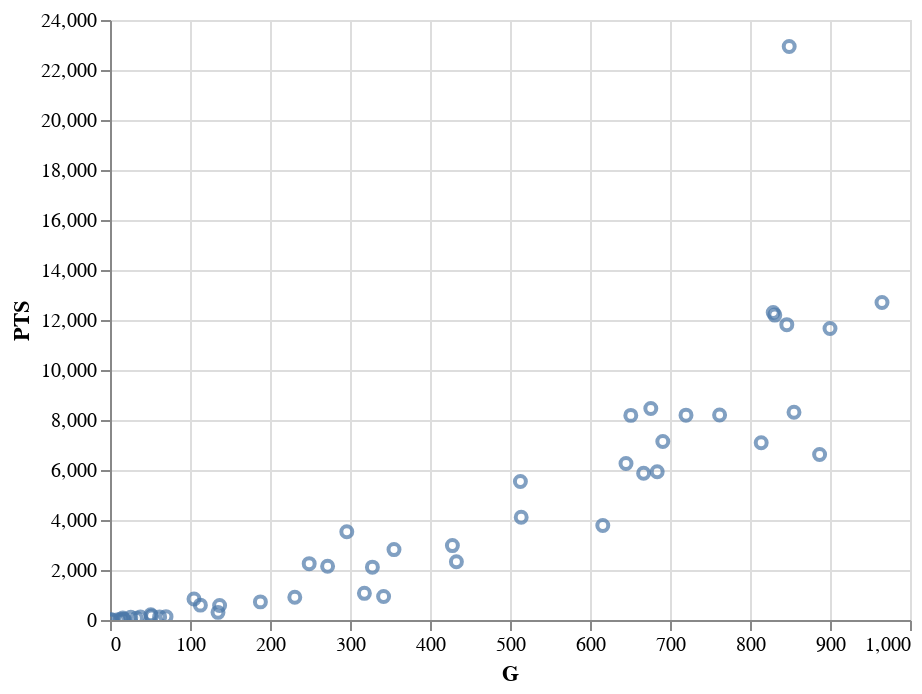

Notebook code cell kept with this figure:
### Code cell
alt.Chart(draft07).mark_point().encode(
    x = "G",
    y = "PTS",
    tooltip=["Player", "Rk"]
).interactive()

### Figure 1 — Vega-Lite specification as saved in the notebook (floating-point values rounded to 4 significant figures)
{"config": {"view": {"continuousWidth": 400, "continuousHeight": 300}}, "data": {"name": "data-4d527ffe97df91d8210a542e424a9320"}, "mark": "point", "encoding": {"tooltip": [{"type": "nominal", "field": "Player"}, {"type": "quantitative", "field": "Rk"}], "x": {"type": "quantitative", "field": "G"}, "y": {"type": "quantitative", "field": "PTS"}}, "selection": {"selector003": {"type": "interval", "bind": "scales", "encodings": ["x", "y"]}}, "$schema": "https://vega.github.io/schema/vega-lite/v4.8.1.json", "datasets": {"data-4d527ffe97df91d8210a542e424a9320": [{"Rk": 1.0, "Pk": 1.0, "Tm": "POR", "Player": "Greg Oden", "College": "Ohio State", "Yrs": 3.0, "G": 105.0, "MP": 2028.0, "PTS": 840.0, "TRB": 656.0, "AST": 51.0, "FG%": 0.574, "3P%": null, "FT%": 0.658, "MP.1": 19.3, "PTS.1": 8.0, "TRB.1": 6.2, "AST.1": 0.5, "WS": 7.3, "WS/48": 0.174, "BPM": -0.4, "VORP": 0.8}, {"Rk": 2.0, "Pk": 2.0, "Tm": "SEA", "Player": "Kevin Durant", "College": "Texas", "Yrs": 12.0, "G": 849.0, "MP": 31300.0, "PTS": 22940.0, "TRB": 5992.0, "AST": 3486.0, "FG%": 0.493, "3P%": 0.381, "FT%": 0.883, "MP.1": 36.9, "PTS.1": 27.0, "TRB.1": 7.1, "AST.1": 4.1, "WS": 141.7, "WS/48": 0.217, "BPM": 6.7, "VORP": 69.0}, {"Rk": 3.0, "Pk": 3.0, "Tm": "ATL", "Player": "Al Horford", "College": "Florida", "Yrs": 13.0, "G": 846.0, "MP": 27630.0, "PTS": 11810.0, "TRB": 7009.0, "AST": 2792.0, "FG%": 0.52, "3P%": 0.361, "FT%": 0.754, "MP.1": 32.7, "PTS.1": 14.0, "TRB.1": 8.3, "AST.1": 3.3, "WS": 90.7, "WS/48": 0.158, "BPM": 2.8, "VORP": 33.4}, {"Rk": 4.0, "Pk": 4.0, "Tm": "MEM", "Player": "Mike Conley", "College": "Ohio State", "Yrs": 13.0, "G": 829.0, "MP": 26870.0, "PTS": 12300.0, "TRB": 2460.0, "AST": 4687.0, "FG%": 0.439, "3P%": 0.375, "FT%": 0.818, "MP.1": 32.4, "PTS.1": 14.8, "TRB.1": 3.0, "AST.1": 5.7, "WS": 73.5, "WS/48": 0.131, "BPM": 2.3, "VORP": 29.3}, {"Rk": 5.0, "Pk": 5.0, "Tm": "BOS", "Player": "Jeff Green", "College": "Georgetown", "Yrs": 12.0, "G": 900.0, "MP": 26570.0, "PTS": 11660.0, "TRB": 3988.0, "AST": 1403.0, "FG%": 0.441, "3P%": 0.334, "FT%": 0.805, "MP.1": 29.5, "PTS.1": 13.0, "TRB.1": 4.4, "AST.1": 1.6, "WS": 41.6, "WS/48": 0.075, "BPM": -1.3, "VORP": 4.3}, {"Rk": 6.0, "Pk": 6.0, "Tm": "MIL", "Player": "Yi Jianlian", "College": null, "Yrs": 5.0, "G": 272.0, "MP": 6038.0, "PTS": 2148.0, "TRB": 1339.0, "AST": 192.0, "FG%": 0.404, "3P%": 0.333, "FT%": 0.78, "MP.1": 22.2, "PTS.1": 7.9, "TRB.1": 4.9, "AST.1": 0.7, "WS": 3.1, "WS/48": 0.025, "BPM": -4.3, "VORP": -3.5}, {"Rk": 7.0, "Pk": 7.0, "Tm": "MIN", "Player": "Corey Brewer", "College": "Florida", "Yrs": 12.0, "G": 814.0, "MP": 18740.0, "PTS": 7092.0, "TRB": 2279.0, "AST": 1248.0, "FG%": 0.425, "3P%": 0.284, "FT%": 0.713, "MP.1": 23.0, "PTS.1": 8.7, "TRB.1": 2.8, "AST.1": 1.5, "WS": 22.5, "WS/48": 0.058, "BPM": -1.6, "VORP": 2.0}, {"Rk": 8.0, "Pk": 8.0, "Tm": "CHA", "Player": "Brandan Wright", "College": "UNC", "Yrs": 10.0, "G": 428.0, "MP": 6949.0, "PTS": 2976.0, "TRB": 1560.0, "AST": 199.0, "FG%": 0.607, "3P%": 0.0, "FT%": 0.674, "MP.1": 16.2, "PTS.1": 7.0, "TRB.1": 3.6, "AST.1": 0.5, "WS": 26.2, "WS/48": 0.181, "BPM": 2.3, "VORP": 7.5}, {"Rk": 9.0, "Pk": 9.0, "Tm": "CHI", "Player": "Joakim Noah", "College": "Florida", "Yrs": 12.0, "G": 667.0, "MP": 18600.0, "PTS": 5867.0, "TRB": 6042.0, "AST": 1900.0, "FG%": 0.491, "3P%": 0.0, "FT%": 0.7, "MP.1": 27.9, "PTS.1": 8.8, "TRB.1": 9.1, "AST.1": 2.8, "WS": 61.8, "WS/48": 0.16, "BPM": 2.5, "VORP": 20.9}, {"Rk": 10.0, "Pk": 10.0, "Tm": "SAC", "Player": "Spencer Hawes", "College": "Washington", "Yrs": 10.0, "G": 684.0, "MP": 15540.0, "PTS": 5932.0, "TRB": 3893.0, "AST": 1271.0, "FG%": 0.457, "3P%": 0.35, "FT%": 0.716, "MP.1": 22.7, "PTS.1": 8.7, "TRB.1": 5.7, "AST.1": 1.9, "WS": 22.6, "WS/48": 0.07, "BPM": -1.1, "VORP": 3.4}, {"Rk": 11.0, "Pk": 11.0, "Tm": "ATL", "Player": "Acie Law", "College": "Texas A&M", "Yrs": 4.0, "G": 188.0, "MP": 2385.0, "PTS": 725.0, "TRB": 195.0, "AST": 309.0, "FG%": 0.413, "3P%": 0.235, "FT%": 0.778, "MP.1": 12.7, "PTS.1": 3.9, "TRB.1": 1.0, "AST.1": 1.6, "WS": 1.6, "WS/48": 0.032, "BPM": -3.9, "VORP": -1.1}, {"Rk": 12.0, "Pk": 12.0, "Tm": "PHI", "Player": "Thaddeus Young", "College": "Georgia Tech", "Yrs": 13.0, "G": 965.0, "MP": 29280.0, "PTS": 12700.0, "TRB": 5714.0, "AST": 1607.0, "FG%": 0.498, "3P%": 0.333, "FT%": 0.67, "MP.1": 30.3, "PTS.1": 13.2, "TRB.1": 5.9, "AST.1": 1.7, "WS": 61.6, "WS/48": 0.101, "BPM": 0.3, "VORP": 16.9}, {"Rk": 13.0, "Pk": 13.0, "Tm": "NOK", "Player": "Julian Wright", "College": "Kansas", "Yrs": 4.0, "G": 231.0, "MP": 3049.0, "PTS": 907.0, "TRB": 531.0, "AST": 182.0, "FG%": 0.499, "3P%": 0.262, "FT%": 0.584, "MP.1": 13.2, "PTS.1": 3.9, "TRB.1": 2.3, "AST.1": 0.8, "WS": 3.9, "WS/48": 0.061, "BPM": -0.5, "VORP": 1.2}, {"Rk": 14.0, "Pk": 14.0, "Tm": "LAC", "Player": "Al Thornton", "College": "Florida State", "Yrs": 4.0, "G": 296.0, "MP": 8274.0, "PTS": 3527.0, "TRB": 1233.0, "AST": 353.0, "FG%": 0.452, "3P%": 0.293, "FT%": 0.747, "MP.1": 28.0, "PTS.1": 11.9, "TRB.1": 4.2, "AST.1": 1.2, "WS": 6.1, "WS/48": 0.035, "BPM": -3.5, "VORP": -3.2}, {"Rk": 15.0, "Pk": 15.0, "Tm": "DET", "Player": "Rodney Stuckey", "College": "Eastern Washington", "Yrs": 10.0, "G": 651.0, "MP": 17890.0, "PTS": 8185.0, "TRB": 1912.0, "AST": 2333.0, "FG%": 0.423, "3P%": 0.3, "FT%": 0.824, "MP.1": 27.5, "PTS.1": 12.6, "TRB.1": 2.9, "AST.1": 3.6, "WS": 28.7, "WS/48": 0.077, "BPM": -0.9, "VORP": 4.9}, {"Rk": 16.0, "Pk": 16.0, "Tm": "WAS", "Player": "Nick Young", "College": "USC", "Yrs": 12.0, "G": 720.0, "MP": 16420.0, "PTS": 8194.0, "TRB": 1427.0, "AST": 687.0, "FG%": 0.418, "3P%": 0.376, "FT%": 0.836, "MP.1": 22.8, "PTS.1": 11.4, "TRB.1": 2.0, "AST.1": 1.0, "WS": 18.6, "WS/48": 0.054, "BPM": -2.2, "VORP": -0.8}, {"Rk": 17.0, "Pk": 17.0, "Tm": "NJN", "Player": "Sean Williams", "College": "Boston College", "Yrs": 4.0, "G": 137.0, "MP": 1978.0, "PTS": 581.0, "TRB": 472.0, "AST": 47.0, "FG%": 0.511, "3P%": 0.0, "FT%": 0.624, "MP.1": 14.4, "PTS.1": 4.2, "TRB.1": 3.4, "AST.1": 0.3, "WS": 3.0, "WS/48": 0.073, "BPM": -3.1, "VORP": -0.6}, {"Rk": 18.0, "Pk": 18.0, "Tm": "GSW", "Player": "Marco Belinelli", "College": null, "Yrs": 13.0, "G": 855.0, "MP": 19440.0, "PTS": 8310.0, "TRB": 1760.0, "AST": 1424.0, "FG%": 0.424, "3P%": 0.376, "FT%": 0.845, "MP.1": 22.7, "PTS.1": 9.7, "TRB.1": 2.1, "AST.1": 1.7, "WS": 30.2, "WS/48": 0.075, "BPM": -1.3, "VORP": 3.3}, {"Rk": 19.0, "Pk": 19.0, "Tm": "LAL", "Player": "Javaris Crittenton", "College": "Georgia Tech", "Yrs": 2.0, "G": 113.0, "MP": 1853.0, "PTS": 595.0, "TRB": 276.0, "AST": 201.0, "FG%": 0.442, "3P%": 0.231, "FT%": 0.638, "MP.1": 16.4, "PTS.1": 5.3, "TRB.1": 2.4, "AST.1": 1.8, "WS": 0.1, "WS/48": 0.002, "BPM": -4.2, "VORP": -1.0}, {"Rk": 20.0, "Pk": 20.0, "Tm": "MIA", "Player": "Jason Smith", "College": "Colorado State", "Yrs": 11.0, "G": 616.0, "MP": 10030.0, "PTS": 3777.0, "TRB": 2075.0, "AST": 453.0, "FG%": 0.468, "3P%": 0.333, "FT%": 0.783, "MP.1": 16.3, "PTS.1": 6.1, "TRB.1": 3.4, "AST.1": 0.7, "WS": 14.1, "WS/48": 0.067, "BPM": -2.9, "VORP": -2.4}, {"Rk": 21.0, "Pk": 21.0, "Tm": "PHI", "Player": "Daequan Cook", "College": "Ohio State", "Yrs": 6.0, "G": 328.0, "MP": 5993.0, "PTS": 2114.0, "TRB": 703.0, "AST": 243.0, "FG%": 0.369, "3P%": 0.359, "FT%": 0.813, "MP.1": 18.3, "PTS.1": 6.4, "TRB.1": 2.1, "AST.1": 0.7, "WS": 4.9, "WS/48": 0.039, "BPM": -2.7, "VORP": -1.1}, {"Rk": 22.0, "Pk": 22.0, "Tm": "CHA", "Player": "Jared Dudley", "College": "Boston College", "Yrs": 13.0, "G": 887.0, "MP": 19980.0, "PTS": 6617.0, "TRB": 2819.0, "AST": 1380.0, "FG%": 0.464, "3P%": 0.394, "FT%": 0.732, "MP.1": 22.5, "PTS.1": 7.5, "TRB.1": 3.2, "AST.1": 1.6, "WS": 42.8, "WS/48": 0.103, "BPM": 0.2, "VORP": 11.1}, {"Rk": 23.0, "Pk": 23.0, "Tm": "NYK", "Player": "Wilson Chandler", "College": "DePaul", "Yrs": 12.0, "G": 676.0, "MP": 20290.0, "PTS": 8463.0, "TRB": 3574.0, "AST": 1205.0, "FG%": 0.443, "3P%": 0.341, "FT%": 0.77, "MP.1": 30.0, "PTS.1": 12.5, "TRB.1": 5.3, "AST.1": 1.8, "WS": 29.0, "WS/48": 0.069, "BPM": -1.3, "VORP": 3.5}, {"Rk": 24.0, "Pk": 24.0, "Tm": "PHO", "Player": "Rudy Fernández", "College": null, "Yrs": 4.0, "G": 249.0, "MP": 5965.0, "PTS": 2254.0, "TRB": 608.0, "AST": 554.0, "FG%": 0.399, "3P%": 0.36, "FT%": 0.84, "MP.1": 24.0, "PTS.1": 9.1, "TRB.1": 2.4, "AST.1": 2.2, "WS": 14.2, "WS/48": 0.114, "BPM": 1.7, "VORP": 5.6}, {"Rk": 25.0, "Pk": 25.0, "Tm": "UTA", "Player": "Morris Almond", "College": "Rice University", "Yrs": 3.0, "G": 38.0, "MP": 361.0, "PTS": 119.0, "TRB": 46.0, "AST": 12.0, "FG%": 0.381, "3P%": 0.292, "FT%": 0.743, "MP.1": 9.5, "PTS.1": 3.1, "TRB.1": 1.2, "AST.1": 0.3, "WS": 0.0, "WS/48": 0.005, "BPM": -6.1, "VORP": -0.4}, {"Rk": 26.0, "Pk": 26.0, "Tm": "HOU", "Player": "Aaron Brooks", "College": "Oregon", "Yrs": 10.0, "G": 645.0, "MP": 13440.0, "PTS": 6259.0, "TRB": 1079.0, "AST": 1925.0, "FG%": 0.413, "3P%": 0.37, "FT%": 0.837, "MP.1": 20.8, "PTS.1": 9.7, "TRB.1": 1.7, "AST.1": 3.0, "WS": 19.2, "WS/48": 0.069, "BPM": -1.2, "VORP": 2.7}, {"Rk": 27.0, "Pk": 27.0, "Tm": "DET", "Player": "Arron Afflalo", "College": "UCLA", "Yrs": 11.0, "G": 762.0, "MP": 20830.0, "PTS": 8198.0, "TRB": 2176.0, "AST": 1386.0, "FG%": 0.45, "3P%": 0.386, "FT%": 0.825, "MP.1": 27.3, "PTS.1": 10.8, "TRB.1": 2.9, "AST.1": 1.8, "WS": 33.5, "WS/48": 0.077, "BPM": -1.5, "VORP": 2.4}, {"Rk": 28.0, "Pk": 28.0, "Tm": "SAS", "Player": "Tiago Splitter", "College": null, "Yrs": 7.0, "G": 355.0, "MP": 6812.0, "PTS": 2816.0, "TRB": 1779.0, "AST": 423.0, "FG%": 0.555, "3P%": 0.143, "FT%": 0.697, "MP.1": 19.2, "PTS.1": 7.9, "TRB.1": 5.0, "AST.1": 1.2, "WS": 25.3, "WS/48": 0.178, "BPM": 1.1, "VORP": 5.4}, {"Rk": 29.0, "Pk": 29.0, "Tm": "PHO", "Player": "Alando Tucker", "College": "Wisconsin", "Yrs": 3.0, "G": 51.0, "MP": 426.0, "PTS": 211.0, "TRB": 49.0, "AST": 16.0, "FG%": 0.423, "3P%": 0.294, "FT%": 0.783, "MP.1": 8.4, "PTS.1": 4.1, "TRB.1": 1.0, "AST.1": 0.3, "WS": 0.4, "WS/48": 0.045, "BPM": -4.5, "VORP": -0.3}, {"Rk": 30.0, "Pk": 30.0, "Tm": "PHI", "Player": "Petteri Koponen", "College": null, "Yrs": null, "G": null, "MP": null, "PTS": null, "TRB": null, "AST": null, "FG%": null, "3P%": null, "FT%": null, "MP.1": null, "PTS.1": null, "TRB.1": null, "AST.1": null, "WS": null, "WS/48": null, "BPM": null, "VORP": null}, {"Rk": 31.0, "Pk": 31.0, "Tm": "SEA", "Player": "Carl Landry", "College": "Purdue", "Yrs": 9.0, "G": 513.0, "MP": 11520.0, "PTS": 5541.0, "TRB": 2533.0, "AST": 355.0, "FG%": 0.535, "3P%": 0.3, "FT%": 0.785, "MP.1": 22.5, "PTS.1": 10.8, "TRB.1": 4.9, "AST.1": 0.7, "WS": 35.9, "WS/48": 0.149, "BPM": -0.3, "VORP": 5.0}, {"Rk": 32.0, "Pk": 32.0, "Tm": "BOS", "Player": "Gabe Pruitt", "College": "USC", "Yrs": 2.0, "G": 62.0, "MP": 461.0, "PTS": 125.0, "TRB": 51.0, "AST": 52.0, "FG%": 0.321, "3P%": 0.283, "FT%": 0.783, "MP.1": 7.4, "PTS.1": 2.0, "TRB.1": 0.8, "AST.1": 0.8, "WS": 0.4, "WS/48": 0.043, "BPM": -2.8, "VORP": -0.1}, {"Rk": 33.0, "Pk": 33.0, "Tm": "SAS", "Player": "Marcus Williams", "College": "Arizona", "Yrs": 2.0, "G": 13.0, "MP": 39.0, "PTS": 14.0, "TRB": 12.0, "AST": 3.0, "FG%": 0.318, "3P%": null, "FT%": null, "MP.1": 3.0, "PTS.1": 1.1, "TRB.1": 0.9, "AST.1": 0.2, "WS": -0.1, "WS/48": -0.084, "BPM": -5.4, "VORP": 0.0}, {"Rk": 34.0, "Pk": 34.0, "Tm": "DAL", "Player": "Nick Fazekas", "College": "Nevada", "Yrs": 1.0, "G": 26.0, "MP": 269.0, "PTS": 107.0, "TRB": 89.0, "AST": 11.0, "FG%": 0.561, "3P%": 0.0, "FT%": 0.682, "MP.1": 10.3, "PTS.1": 4.1, "TRB.1": 3.4, "AST.1": 0.4, "WS": 0.8, "WS/48": 0.148, "BPM": 0.5, "VORP": 0.2}, {"Rk": 35.0, "Pk": 35.0, "Tm": "SEA", "Player": "Glen Davis", "College": "LSU", "Yrs": 8.0, "G": 514.0, "MP": 10860.0, "PTS": 4111.0, "TRB": 2236.0, "AST": 457.0, "FG%": 0.447, "3P%": 0.182, "FT%": 0.7, "MP.1": 21.1, "PTS.1": 8.0, "TRB.1": 4.4, "AST.1": 0.9, "WS": 18.6, "WS/48": 0.082, "BPM": -2.6, "VORP": -1.7}, {"Rk": 36.0, "Pk": 36.0, "Tm": "GSW", "Player": "Jermareo Davidson", "College": "Alabama", "Yrs": 2.0, "G": 52.0, "MP": 433.0, "PTS": 162.0, "TRB": 96.0, "AST": 14.0, "FG%": 0.425, "3P%": null, "FT%": 0.578, "MP.1": 8.3, "PTS.1": 3.1, "TRB.1": 1.8, "AST.1": 0.3, "WS": 0.0, "WS/48": 0.0, "BPM": -5.2, "VORP": -0.3}, {"Rk": 37.0, "Pk": 37.0, "Tm": "POR", "Player": "Josh McRoberts", "College": "Duke", "Yrs": 11.0, "G": 433.0, "MP": 8271.0, "PTS": 2333.0, "TRB": 1686.0, "AST": 901.0, "FG%": 0.463, "3P%": 0.34, "FT%": 0.705, "MP.1": 19.1, "PTS.1": 5.4, "TRB.1": 3.9, "AST.1": 2.1, "WS": 18.5, "WS/48": 0.107, "BPM": 0.3, "VORP": 4.7}, {"Rk": 38.0, "Pk": 38.0, "Tm": "PHI", "Player": "Kyrylo Fesenko", "College": null, "Yrs": 5.0, "G": 135.0, "MP": 1107.0, "PTS": 305.0, "TRB": 269.0, "AST": 40.0, "FG%": 0.496, "3P%": 0.0, "FT%": 0.41, "MP.1": 8.2, "PTS.1": 2.3, "TRB.1": 2.0, "AST.1": 0.3, "WS": 0.9, "WS/48": 0.038, "BPM": -5.7, "VORP": -1.1}, {"Rk": 39.0, "Pk": 39.0, "Tm": "MIA", "Player": "Stanko Barać", "College": null, "Yrs": null, "G": null, "MP": null, "PTS": null, "TRB": null, "AST": null, "FG%": null, "3P%": null, "FT%": null, "MP.1": null, "PTS.1": null, "TRB.1": null, "AST.1": null, "WS": null, "WS/48": null, "BPM": null, "VORP": null}, {"Rk": 40.0, "Pk": 40.0, "Tm": "LAL", "Player": "Sun Yue", "College": null, "Yrs": 1.0, "G": 10.0, "MP": 28.0, "PTS": 6.0, "TRB": 0.0, "AST": 2.0, "FG%": 0.273, "3P%": 0.0, "FT%": null, "MP.1": 2.8, "PTS.1": 0.6, "TRB.1": 0.0, "AST.1": 0.2, "WS": -0.1, "WS/48": -0.226, "BPM": -19.4, "VORP": -0.1}, {"Rk": 41.0, "Pk": 41.0, "Tm": "MIN", "Player": "Chris Richard", "College": "Florida", "Yrs": 2.0, "G": 70.0, "MP": 780.0, "PTS": 135.0, "TRB": 194.0, "AST": 25.0, "FG%": 0.483, "3P%": null, "FT%": 0.605, "MP.1": 11.1, "PTS.1": 1.9, "TRB.1": 2.8, "AST.1": 0.4, "WS": 0.7, "WS/48": 0.045, "BPM": -5.7, "VORP": -0.7}, {"Rk": 42.0, "Pk": 42.0, "Tm": "POR", "Player": "Derrick Byars", "College": "Vanderbilt", "Yrs": 1.0, "G": 2.0, "MP": 37.0, "PTS": 10.0, "TRB": 11.0, "AST": 1.0, "FG%": 0.273, "3P%": 0.0, "FT%": 1.0, "MP.1": 18.5, "PTS.1": 5.0, "TRB.1": 5.5, "AST.1": 0.5, "WS": 0.1, "WS/48": 0.147, "BPM": -4.7, "VORP": 0.0}, {"Rk": 43.0, "Pk": 43.0, "Tm": "NOK", "Player": "Adam Haluska", "College": "Iowa", "Yrs": null, "G": null, "MP": null, "PTS": null, "TRB": null, "AST": null, "FG%": null, "3P%": null, "FT%": null, "MP.1": null, "PTS.1": null, "TRB.1": null, "AST.1": null, "WS": null, "WS/48": null, "BPM": null, "VORP": null}, {"Rk": 44.0, "Pk": 44.0, "Tm": "ORL", "Player": "Reyshawn Terry", "College": "UNC", "Yrs": null, "G": null, "MP": null, "PTS": null, "TRB": null, "AST": null, "FG%": null, "3P%": null, "FT%": null, "MP.1": null, "PTS.1": null, "TRB.1": null, "AST.1": null, "WS": null, "WS/48": null, "BPM": null, "VORP": null}, {"Rk": 45.0, "Pk": 45.0, "Tm": "LAC", "Player": "Jared Jordan", "College": "Marist College", "Yrs": null, "G": null, "MP": null, "PTS": null, "TRB": null, "AST": null, "FG%": null, "3P%": null, "FT%": null, "MP.1": null, "PTS.1": null, "TRB.1": null, "AST.1": null, "WS": null, "WS/48": null, "BPM": null, "VORP": null}, {"Rk": 46.0, "Pk": 46.0, "Tm": "GSW", "Player": "Stéphane Lasme", "College": "UMass", "Yrs": 1.0, "G": 16.0, "MP": 303.0, "PTS": 83.0, "TRB": 53.0, "AST": 3.0, "FG%": 0.451, "3P%": null, "FT%": 0.594, "MP.1": 18.9, "PTS.1": 5.2, "TRB.1": 3.3, "AST.1": 0.2, "WS": 0.3, "WS/48": 0.041, "BPM": -4.4, "VORP": -0.2}, {"Rk": 47.0, "Pk": 47.0, "Tm": "WAS", "Player": "Dominic McGuire", "College": "Fresno State", "Yrs": 6.0, "G": 342.0, "MP": 5348.0, "PTS": 939.0, "TRB": 1169.0, "AST": 422.0, "FG%": 0.419, "3P%": 0.188, "FT%": 0.658, "MP.1": 15.6, "PTS.1": 2.7, "TRB.1": 3.4, "AST.1": 1.2, "WS": 4.1, "WS/48": 0.037, "BPM": -2.1, "VORP": -0.1}, {"Rk": 48.0, "Pk": 48.0, "Tm": "LAL", "Player": "Marc Gasol", "College": null, "Yrs": 12.0, "G": 831.0, "MP": 27560.0, "PTS": 12200.0, "TRB": 6342.0, "AST": 2864.0, "FG%": 0.482, "3P%": 0.356, "FT%": 0.777, "MP.1": 33.2, "PTS.1": 14.7, "TRB.1": 7.6, "AST.1": 3.4, "WS": 82.2, "WS/48": 0.143, "BPM": 3.1, "VORP": 35.4}, {"Rk": 49.0, "Pk": 49.0, "Tm": "CHI", "Player": "Aaron Gray", "College": "Pitt", "Yrs": 7.0, "G": 318.0, "MP": 3851.0, "PTS": 1066.0, "TRB": 1190.0, "AST": 207.0, "FG%": 0.509, "3P%": 0.0, "FT%": 0.562, "MP.1": 12.1, "PTS.1": 3.4, "TRB.1": 3.7, "AST.1": 0.7, "WS": 6.2, "WS/48": 0.077, "BPM": -3.6, "VORP": -1.5}, {"Rk": 50.0, "Pk": 50.0, "Tm": "DAL", "Player": "Renaldas Seibutis", "College": null, "Yrs": null, "G": null, "MP": null, "PTS": null, "TRB": null, "AST": null, "FG%": null, "3P%": null, "FT%": null, "MP.1": null, "PTS.1": null, "TRB.1": null, "AST.1": null, "WS": null, "WS/48": null, "BPM": null, "VORP": null}, {"Rk": 51.0, "Pk": 51.0, "Tm": "CHI", "Player": "JamesOn Curry", "College": "Oklahoma State", "Yrs": 1.0, "G": 1.0, "MP": 0.0, "PTS": 0.0, "TRB": 0.0, "AST": 0.0, "FG%": null, "3P%": null, "FT%": null, "MP.1": 0.0, "PTS.1": 0.0, "TRB.1": 0.0, "AST.1": 0.0, "WS": 0.0, "WS/48": null, "BPM": null, "VORP": 0.0}, {"Rk": 52.0, "Pk": 52.0, "Tm": "POR", "Player": "Taurean Green", "College": "Florida", "Yrs": 1.0, "G": 17.0, "MP": 74.0, "PTS": 27.0, "TRB": 10.0, "AST": 11.0, "FG%": 0.28, "3P%": 0.182, "FT%": 0.917, "MP.1": 4.4, "PTS.1": 1.6, "TRB.1": 0.6, "AST.1": 0.6, "WS": -0.1, "WS/48": -0.066, "BPM": -7.5, "VORP": -0.1}, {"Rk": 53.0, "Pk": 53.0, "Tm": "POR", "Player": "Demetris Nichols", "College": "Syracuse", "Yrs": 2.0, "G": 18.0, "MP": 58.0, "PTS": 22.0, "TRB": 7.0, "AST": 2.0, "FG%": 0.281, "3P%": 0.2, "FT%": 0.5, "MP.1": 3.2, "PTS.1": 1.2, "TRB.1": 0.4, "AST.1": 0.1, "WS": -0.2, "WS/48": -0.203, "BPM": -10.3, "VORP": -0.1}, {"Rk": 54.0, "Pk": 54.0, "Tm": "HOU", "Player": "Brad Newley", "College": null, "Yrs": null, "G": null, "MP": null, "PTS": null, "TRB": null, "AST": null, "FG%": null, "3P%": null, "FT%": null, "MP.1": null, "PTS.1": null, "TRB.1": null, "AST.1": null, "WS": null, "WS/48": null, "BPM": null, "VORP": null}, {"Rk": 55.0, "Pk": 55.0, "Tm": "UTA", "Player": "Herbert Hill", "College": "Providence", "Yrs": null, "G": null, "MP": null, "PTS": null, "TRB": null, "AST": null, "FG%": null, "3P%": null, "FT%": null, "MP.1": null, "PTS.1": null, "TRB.1": null, "AST.1": null, "WS": null, "WS/48": null, "BPM": null, "VORP": null}, {"Rk": 56.0, "Pk": 56.0, "Tm": "MIL", "Player": "Ramon Sessions", "College": "Nevada", "Yrs": 11.0, "G": 691.0, "MP": 16120.0, "PTS": 7141.0, "TRB": 1840.0, "AST": 2807.0, "FG%": 0.434, "3P%": 0.316, "FT%": 0.791, "MP.1": 23.3, "PTS.1": 10.3, "TRB.1": 2.7, "AST.1": 4.1, "WS": 28.8, "WS/48": 0.086, "BPM": -0.7, "VORP": 5.2}, {"Rk": 57.0, "Pk": 57.0, "Tm": "DET", "Player": "Sammy Mejia", "College": "DePaul", "Yrs": null, "G": null, "MP": null, "PTS": null, "TRB": null, "AST": null, "FG%": null, "3P%": null, "FT%": null, "MP.1": null, "PTS.1": null, "TRB.1": null, "AST.1": null, "WS": null, "WS/48": null, "BPM": null, "VORP": null}, {"Rk": 58.0, "Pk": 58.0, "Tm": "SAS", "Player": "Georgios Printezis", "College": null, "Yrs": null, "G": null, "MP": null, "PTS": null, "TRB": null, "AST": null, "FG%": null, "3P%": null, "FT%": null, "MP.1": null, "PTS.1": null, "TRB.1": null, "AST.1": null, "WS": null, "WS/48": null, "BPM": null, "VORP": null}, {"Rk": 59.0, "Pk": 59.0, "Tm": "PHO", "Player": "D.J. Strawberry", "College": "Maryland", "Yrs": 1.0, "G": 33.0, "MP": 270.0, "PTS": 73.0, "TRB": 28.0, "AST": 30.0, "FG%": 0.315, "3P%": 0.24, "FT%": 0.474, "MP.1": 8.2, "PTS.1": 2.2, "TRB.1": 0.8, "AST.1": 0.9, "WS": -0.2, "WS/48": -0.031, "BPM": -5.6, "VORP": -0.2}, {"Rk": 60.0, "Pk": 60.0, "Tm": "DAL", "Player": "Milovan Raković", "College": null, "Yrs": null, "G": null, "MP": null, "PTS": null, "TRB": null, "AST": null, "FG%": null, "3P%": null, "FT%": null, "MP.1": null, "PTS.1": null, "TRB.1": null, "AST.1": null, "WS": null, "WS/48": null, "BPM": null, "VORP": null}, {"Rk": null, "Pk": null, "Tm": null, "Player": null, "College": null, "Yrs": null, "G": null, "MP": null, "PTS": null, "TRB": null, "AST": null, "FG%": null, "3P%": null, "FT%": null, "MP.1": null, "PTS.1": null, "TRB.1": null, "AST.1": null, "WS": null, "WS/48": null, "BPM": null, "VORP": null}]}}
